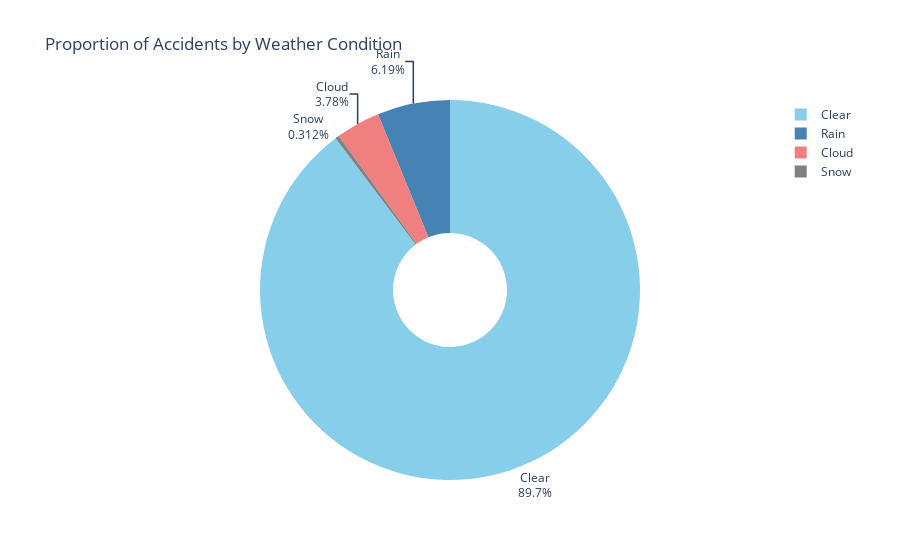

Source (notebook cell):
### Code cell
# 데이터
weather_conditions = ["Clear", "Cloud", "Rain", "Snow"]
manual_acci = [cnt0, cnt1, cnt2, cnt3]
colors = ["skyblue", "steelblue", "lightcoral", "gray"]

# 데이터 준비
data = pd.DataFrame({
    'Weather': weather_conditions,
    'Accidents': manual_acci
})

# 원형그래프 생성 (Plotly)
fig = px.pie(data, values='Accidents', names='Weather', title='Proportion of Accidents by Weather Condition',
             color_discrete_sequence=colors, hole=0.3)  # 도넛형으로 설정 가능
fig.update_traces(textposition='outside', textinfo='percent+label')  # 텍스트를 바깥에 표시

# 출력
fig.show()

### Figure 1 — Plotly figure (JSON) as saved in the notebook; plotly's stock layout.template omitted (floating-point values rounded to 4 significant figures)
{"data": [{"domain": {"x": [0, 1], "y": [0, 1]}, "hole": 0.3, "hovertemplate": "Weather=%{label}<br>Accidents=%{value}<extra></extra>", "labels": ["Clear", "Cloud", "Rain", "Snow"], "legendgroup": "", "name": "", "showlegend": true, "textinfo": "percent+label", "textposition": "outside", "type": "pie", "values": [155089, 6542, 10697, 540]}], "layout": {"legend": {"tracegroupgap": 0}, "piecolorway": ["skyblue", "steelblue", "lightcoral", "gray"], "title": {"text": "Proportion of Accidents by Weather Condition"}}}
